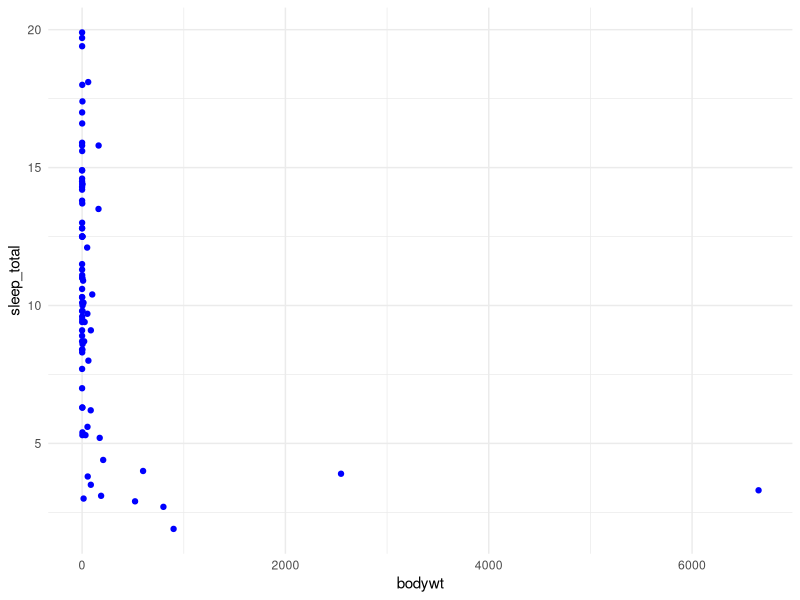
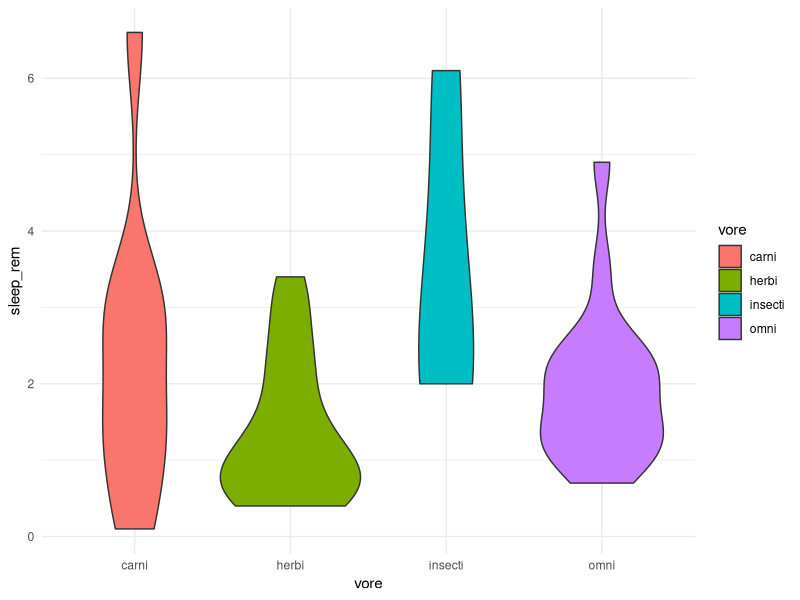

Source code (R) for these figures, in order:
## ---- chunk 1
#| label: load
#| include: false
#| warning: false

library(tidyverse)
data("msleep")
## ---- chunk 2
#| label: fig-sleep
#| fig-cap: "Sleeping habits of animals"
#| fig-subcap:
#|   - "Scatter plot of body weight by total sleep"
#|   - "Violin plot of REM sleep by vore"
#| layout-ncol: 2

msleep %>%
  drop_na(sleep_total, bodywt) %>%
  ggplot(aes(y= sleep_total, x = bodywt)) +
  geom_point(color = "blue") +
  theme_minimal()

msleep %>%
  group_by(vore) %>%
  drop_na(sleep_rem, vore) %>%
  ggplot(aes(y= sleep_rem, x = vore)) +
  geom_violin(aes(fill = vore)) +
  theme_minimal()
